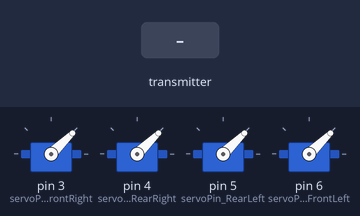
The sketch below on a simulated Arduino Uno, built with avr-gcc and run on an emulated ATmega328P. Shown: 4 × servo. The test bench sets the inputs (shaded band). No radio packets arrive unless stated; what the sketch prints to the serial monitor is not drawn.

Above: at 1.2 s.
1.3 s: the transmitter starts sending throttle = 64
4.3 s: the transmitter starts sending throttle = 255
Timing chart, 0 to 7.3 s (numbered marks = the images above; inputs shaded):
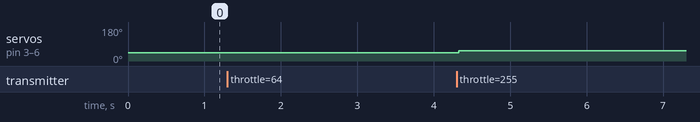

The sketch:

ESC_controller_transiever_test.ino
```cpp
/* Test code for the Radio control transmitter
 *  Install the NRF24 library to your IDE
 * Upload this code to the Arduino UNO
 * Connect a NRF24 module to it:

    Module // Arduino UNO

    GND    ->   GND
    Vcc    ->   3.3V
    CE     ->   D9
    CSN    ->   D10
    CLK    ->   D13
    MOSI   ->   D11
    MISO   ->   D12
*/

// Servo setup
#include <Servo.h>
int throttle_input, yaw_input, pitch_input, roll_input;

byte servoPin_FrontRight = 3;        // ESC Signal pin
byte servoPin_RearRight = 4;    // ESC Signal pin
byte servoPin_RearLeft = 5;      // ESC Signal pin
byte servoPin_FrontLeft = 6;        // ESC Signal pin
Servo servo_FrontLeft, servo_RearRight, servo_FrontRight, servo_RearLeft;


// Reciever setup (reciever.ino)
#include <SPI.h>
#include <nRF24L01.h>
#include <RF24.h>
const uint64_t pipeIn = 0xE8E8F0F0E1LL; //Remember that this code is the same as in the transmitter
RF24 radio(9, 10);
unsigned long lastRecvTime = 0;

//We could use up to 32 channels
struct MyData {
  byte throttle; //We define each byte of data input, in this case just 6 channels
  byte yaw;
  byte pitch;
  byte roll;
  byte AUX1;
  byte AUX2;
};
MyData data;


/**************************************************/

void setup()
{
  servo_FrontRight.attach(servoPin_FrontRight);
  servo_RearRight.attach(servoPin_RearRight);
  servo_RearLeft.attach(servoPin_RearLeft);
  servo_FrontLeft.attach(servoPin_FrontLeft);

  Serial.begin(9600); //Set the speed to 9600 bauds if you want.
                        //You should always have the same speed selected in the serial monitor
  resetData();
  radio.begin();
  radio.setAutoAck(false);
  radio.setDataRate(RF24_250KBPS);

  radio.openReadingPipe(1,pipeIn);
  //we start the radio comunication
  radio.startListening();

}

/**************************************************/


/**************************************************/

void loop()
{
  recvData();
  unsigned long now = millis();
  //Here we check if we've lost signal, if we did we reset the values
  if ( now - lastRecvTime > 1000 ) {
  // Signal lost?
  resetData();
  }

  throttle_input = map(data.throttle, 127, 255, 1000, 1900);
  yaw_input      = data.yaw;
  pitch_input    = data.pitch;
  roll_input     = data.roll;


  if(throttle_input > 1500){
    servo_FrontRight.writeMicroseconds(1100); // Direct write to esc
    servo_RearRight.writeMicroseconds(1100); // Direct write to esc
    servo_RearLeft.writeMicroseconds(1100); // Direct write to esc
    servo_FrontLeft.writeMicroseconds(1100); // Direct write to esc
  }else{
    servo_FrontRight.writeMicroseconds(1000); // Direct write to esc
    servo_RearRight.writeMicroseconds(1000); // Direct write to esc
    servo_RearLeft.writeMicroseconds(1000); // Direct write to esc
    servo_FrontLeft.writeMicroseconds(1000); // Direct write to esc
  }


  //value = analogRead(PIN_POTI);
  //if(Serial.available() > 1){
    //value = Serial.parseInt();
  //}

  //Serial.print("Analog-Val: ");Serial.println(analog_val);
  Serial.print("Throttle_input: ");Serial.print(data.throttle);Serial.print(", ESC_input");Serial.println(throttle_input);


}

/**************************************************/
```

reciever.ino
```cpp
void recvData()
{
  while ( radio.available() ) {
    radio.read(&data, sizeof(MyData));
    lastRecvTime = millis(); //here we receive the data
  }
}

void resetData()
{
  //We define the inicial value of each data input
  //3 potenciometers will be in the middle position so 127 is the middle from 254
  data.throttle = 0;
  data.yaw = 127;
  data.pitch = 127;
  data.roll = 127;
  data.AUX1 = 0;
  data.AUX2 = 0;

}
```

Measured:
- after the input at 1.3 s, every drawn part: stays the same
- after the input at 4.3 s, servo on pin 3 (servoPin_FrontRight), servo on pin 4 (servoPin_RearRight), servo on pin 5 (servoPin_RearLeft), servo on pin 6 (servoPin_FrontLeft): 44° → 54° at once
